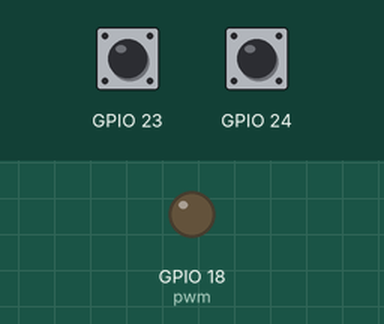
Simulated run of this program. Board: Raspberry Pi (BCM pin numbers). On the bench: output pins drawn as LEDs (lit = HIGH). Dashed ring = blinking. The inputs (shaded band) are chosen by the test bench; at power-on: GPIO 24 LOW, GPIO 23 HIGH. What the program prints to the terminal is not drawn. At 11.5 s the program stops and its outputs stay as they are.

Above: at 1.2 s.
1.3 s: GPIO 24 pulled HIGH for 0.15 s
At 1.42 s:
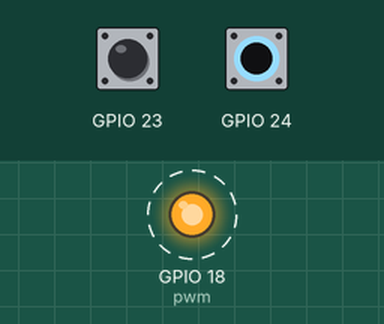
4.3 s: GPIO 24 pulled HIGH for 1 s
At 5.1 s:
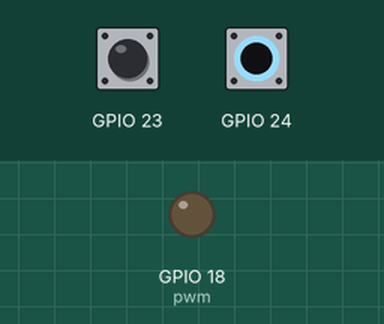
6.8 s: GPIO 24 pulled HIGH for 3.2 s
At 6.92 s:
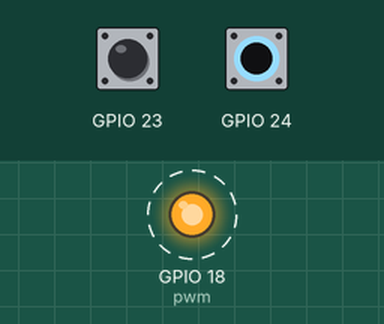
11.5 s: GPIO 23 pulled LOW for 0.15 s
Timing chart, 0 to 13.0 s (numbered marks = the images above; inputs shaded):
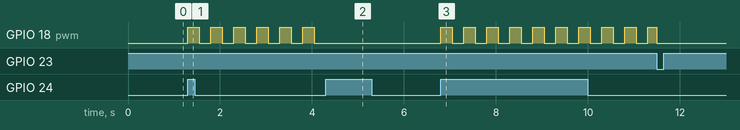

Measured:
- after the input at 1.3 s, GPIO 18 (pwm): alternates HIGH for 0.25 s and LOW for 0.25 s, starting at once
- after the input at 4.3 s, GPIO 18 (pwm): stops changing and stays LOW
- after the input at 6.8 s, GPIO 18 (pwm): alternates HIGH for 0.25 s and LOW for 0.25 s, starting at once

The program:

flashing.py
```python
import RPi.GPIO as GPIO
GPIO.setmode(GPIO.BCM)

GPIO.setup(23, GPIO.IN, pull_up_down=GPIO.PUD_UP)
GPIO.setup(24, GPIO.IN, pull_up_down=GPIO.PUD_DOWN)
GPIO.setup(18, GPIO.OUT)

pwm = GPIO.PWM(18, 2)
current_duty_cycle = 0
pwm.start(current_duty_cycle)

def my_callback(channel):
    global pwm, current_duty_cycle
    current_duty_cycle = 50 if current_duty_cycle == 0 else 0
    pwm.ChangeDutyCycle(current_duty_cycle)

print "The orange button is the light switch"

GPIO.add_event_detect(24, GPIO.RISING, callback=my_callback, bouncetime=300)

try:
    print "Waiting for black button to exit program\n"
    GPIO.wait_for_edge(23, GPIO.FALLING)
    print "Exiting"
    pwm.stop()

except KeyboardInterrupt:
    GPIO.cleanup()
GPIO.cleanup()
```
